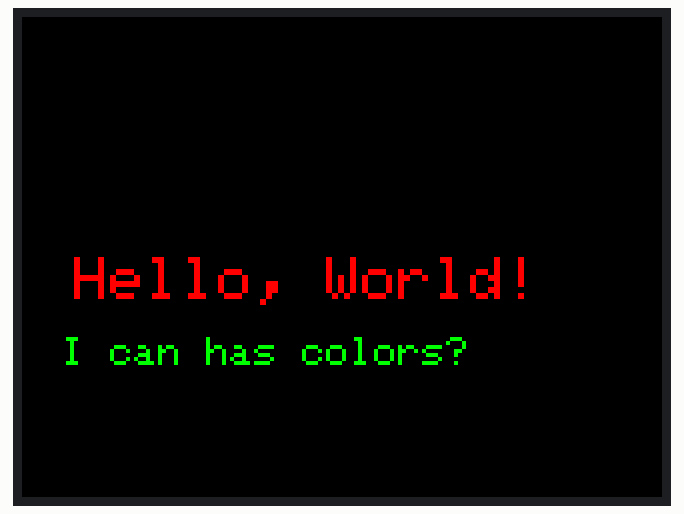
The program below on a simulated ESP32. Parts: 320×240 colour display.

Above: at 0.3 s.

The program:

main.cpp
```cpp
/* ============================================================
 * PROJECT:     240x320 2.8" LCD-TFT display with SPI interface
 * BOARD:       ESP32 DevKit (esp32dev)
 * AUTHOR:      Yunus Hassen
 * DATE:        2026-07-19
 *
 * DESCRIPTION:
 *  This project demonstrates how to use the Adafruit ILI9341
 *  library to control a 240x320 2.8" LCD-TFT display with an
 *  SPI interface. The display is initialized, cleared, and text
 *  is displayed in different colors and sizes.
 *
 * WIRING (GPIO -> Component):
 *  - TFT_CS (Chip Select):  5
 *  - TFT_DC (Data/Command):  2
 *  - TFT_RST (Reset, optional):  4
 *
 * LIBRARIES:
 *
 * NOTES:
 *  - Had to add the Adafruit ILI9341 and Adafruit GFX libraries
 *  to the platformio.ini file.
 *
 * BUILD & RUN:
 *   pio run
 *   wokwi-cli .
 * ============================================================ */
#include <Arduino.h>

#include <SPI.h>
#include <Adafruit_GFX.h>
#include <Adafruit_ILI9341.h>

#define TFT_CS 5
#define TFT_DC 2
#define TFT_RST 4

Adafruit_ILI9341 tft = Adafruit_ILI9341(TFT_CS, TFT_DC, TFT_RST);
/*
  The ILI9341 is a controller chip embedded on the TFT module
  itself — it handles the actual pixel-pushing to the LCD panel.
  The Adafruit_ILI9341 class wraps all of that low-level SPI
  command protocol into simple function calls like println(),
  fillScreen(), drawPixel(), etc.

    - TFT_CS (Chip Select):  tells the display "the next SPI
      traffic is for you.CS is how the display knows when to
      listen versus ignore

    - TFT_DC (Data/Command):  tells the controller chip whether
    the current byte being sent over SPI is a command or pixel data.

    - TFT_RST (Reset, optional): pulses the display's hardware
    reset line on startup. Assumes dealt with if not provided.
*/

void setup() {
  tft.begin();  // initializes the display (sends init command sequence over SPI)

  tft.fillScreen(ILI9341_BLACK);// Clear the screen with black color
  tft.setRotation(1); // Landscape mode

  tft.setCursor(26, 120);
  tft.setTextColor(ILI9341_RED);
  tft.setTextSize(3);
  tft.println("Hello, World!");


  tft.setCursor(20, 160);
  tft.setTextColor(ILI9341_GREEN);
  tft.setTextSize(2);
  tft.println("I can has colors?");
}

void loop() { }
```
